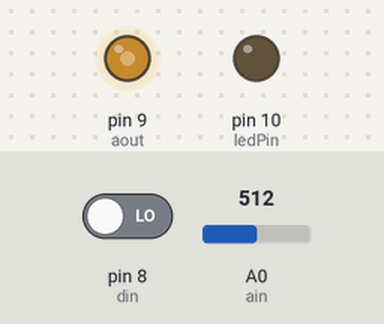
This sketch was run on a simulated Arduino Uno, built with avr-gcc and run on an emulated ATmega328P. On the bench: output pins drawn as LEDs (lit = HIGH). Inputs (shaded band) come from the test bench; at power-on: A0 (ain) = 512, pin 8 (din) LOW.

Above: at 1.2 s.
1.3 s: A0 (ain) set to 716
At 2.5 s:
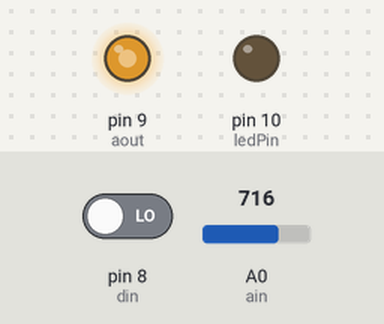
2.8 s: pin 8 (din) driven HIGH
At 3.7 s:
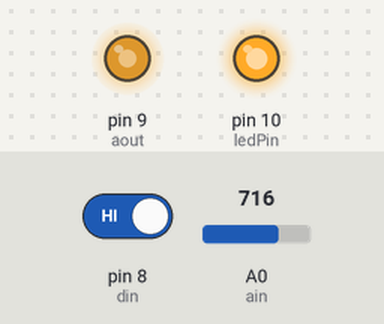
4.3 s: A0 (ain) set to 900
At 4.9 s:
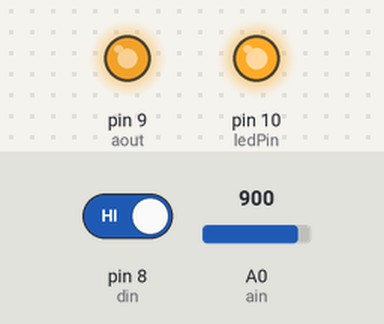
5.8 s: pin 8 (din) driven LOW
At 7.0 s:
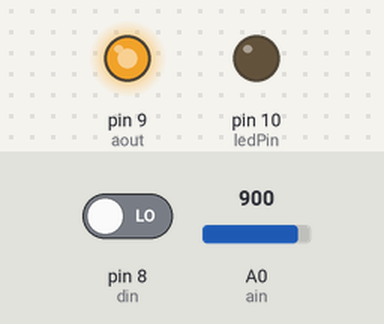
7.3 s: A0 (ain) set to 122
At 8.4 s:
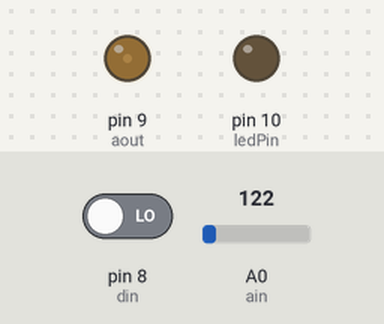
8.8 s: pin 8 (din) driven HIGH
At 9.5 s:
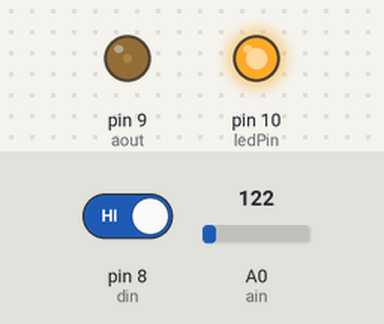
Timing chart, 0 to 11.3 s (numbered marks = the images above; inputs shaded):
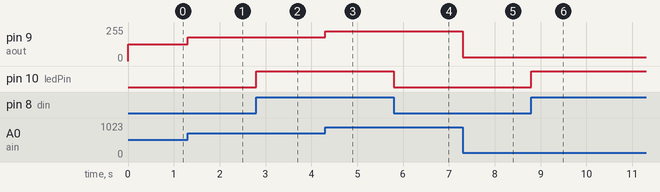

Measured:
- after the input at 1.3 s, pin 9 (aout): 127/255 → 178/255 at once
- after the input at 2.8 s, pin 10 (ledPin): LOW → HIGH at once
- after the input at 4.3 s, pin 9 (aout): 178/255 → 224/255 at once
- after the input at 5.8 s, pin 10 (ledPin): HIGH → LOW at once
- after the input at 7.3 s, pin 9 (aout): 224/255 → 30/255 at once
- after the input at 8.8 s, pin 10 (ledPin): LOW → HIGH at once

The sketch:

arduino_code.ino
```cpp
const int ain = A0;
const int aout = 9;
int sensorValue = 0;
int outputValue = 0;
const int din = 8;
const int ledPin =  10;
int buttonState = 0;

void setup() {

  Serial.begin(9600);
  pinMode(ledPin, OUTPUT);
  pinMode(din, INPUT);
}
void loop() {

  sensorValue = analogRead(ain);
  outputValue = map(sensorValue, 0, 1023, 0, 255);
  analogWrite(aout, outputValue);
  buttonState = digitalRead(din);
  if (buttonState == HIGH) {
    digitalWrite(ledPin, HIGH);
  } else {
    digitalWrite(ledPin, LOW);
  }
}
```
